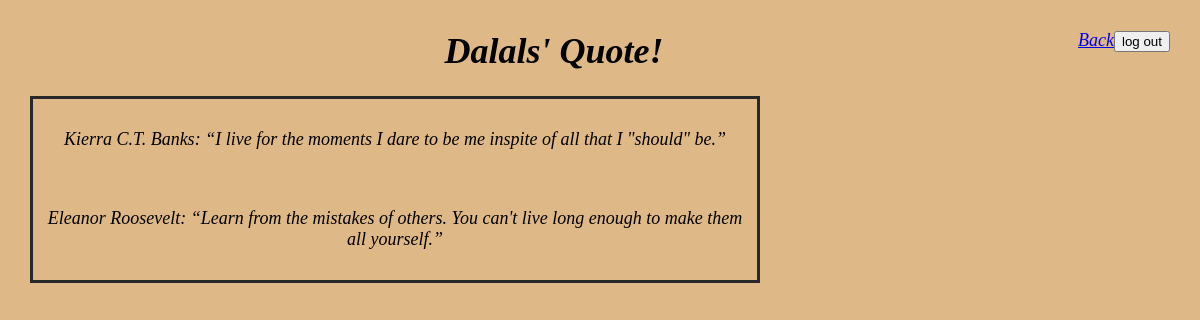
Page /view_account/2 on the committed database.
### main_app/models.py (models this page shows)
class User(models.Model):
    first_name = models.CharField(max_length=50)
    last_name = models.CharField(max_length=50)
    email = models.CharField(max_length=100)
    password = models.CharField(max_length=30)
    created_at = models.DateTimeField(auto_now_add=True)
    updated_at = models.DateTimeField(auto_now=True)
    objects = UserManager()

class Quote(models.Model):
    Author= models.CharField(max_length=255)
    quote = models.TextField()
    poster= models.ForeignKey(User, related_name="poster", on_delete = models.CASCADE)
    like = models.ManyToManyField(User, related_name="like")
    created_at = models.DateTimeField(auto_now_add=True)
    updated_at = models.DateTimeField(auto_now=True)

### main_app/views.py (the view)
# urls.py: path('view_account/<int:id>', views.view_account),
def view_account(request,id):
    context={
        'Poster':User.objects.get(id=id),
        'Quote':Quote.objects.all()
    }
    return render(request,'view_account.html',context)

### main_app/templates/view_account.html (shortened to what this page needs)
<!DOCTYPE html>
<html lang="en">
<head>
</head>
<body class='main'>
    <div class="header">
        <a href='/dashboard'>Back</a>
        <a href='/clear'><button>log out</button></a>
    </div>
    <h1>{{Poster.first_name}}s' Quote!  </h1>
<table>
    {% for Poster in Poster.poster.all %}
    <tr>
    <td><p>{{ Poster.Author }}: {{ Poster.quote }}</p></td>
    </tr>
    {% endfor %}
</table>
</body>
</html>

### main_app/templates/view_account.html (style rules this page uses)
.main { margin: 30px; font-style: oblique; background-color:burlywood }
.header { display: flex; float:right; }
body,label { text-align: center; font-size:large; }
p { color:black; }
td { padding: 10px; width: 700px; }
table { border-top: rgb(41, 40, 40) solid; border-bottom: rgb(41, 40, 40) solid; border-right: rgb(41, 40, 40) solid; border-left: rgb(41, 40, 40) solid; }

### rows in the picture
User: first_name "Dalal"
Quote: Author "Kierra C.T. Banks", quote "“I live for the moments I dare to be me inspite of all that I \"should\" be.”"
Quote: Author "Eleanor Roosevelt", quote "“Learn from the mistakes of others. You can't live long enough to make them all yourself.”"
